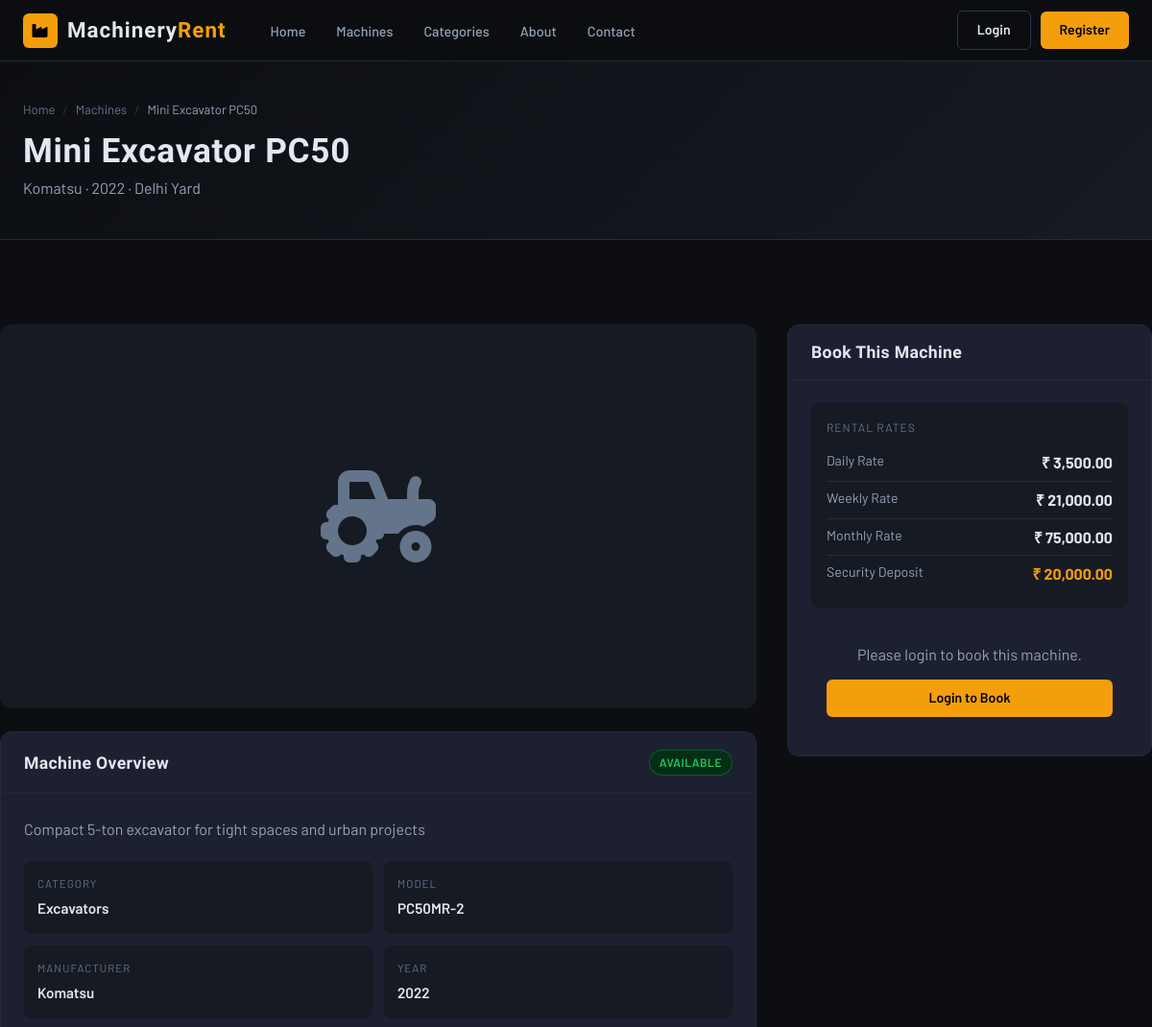
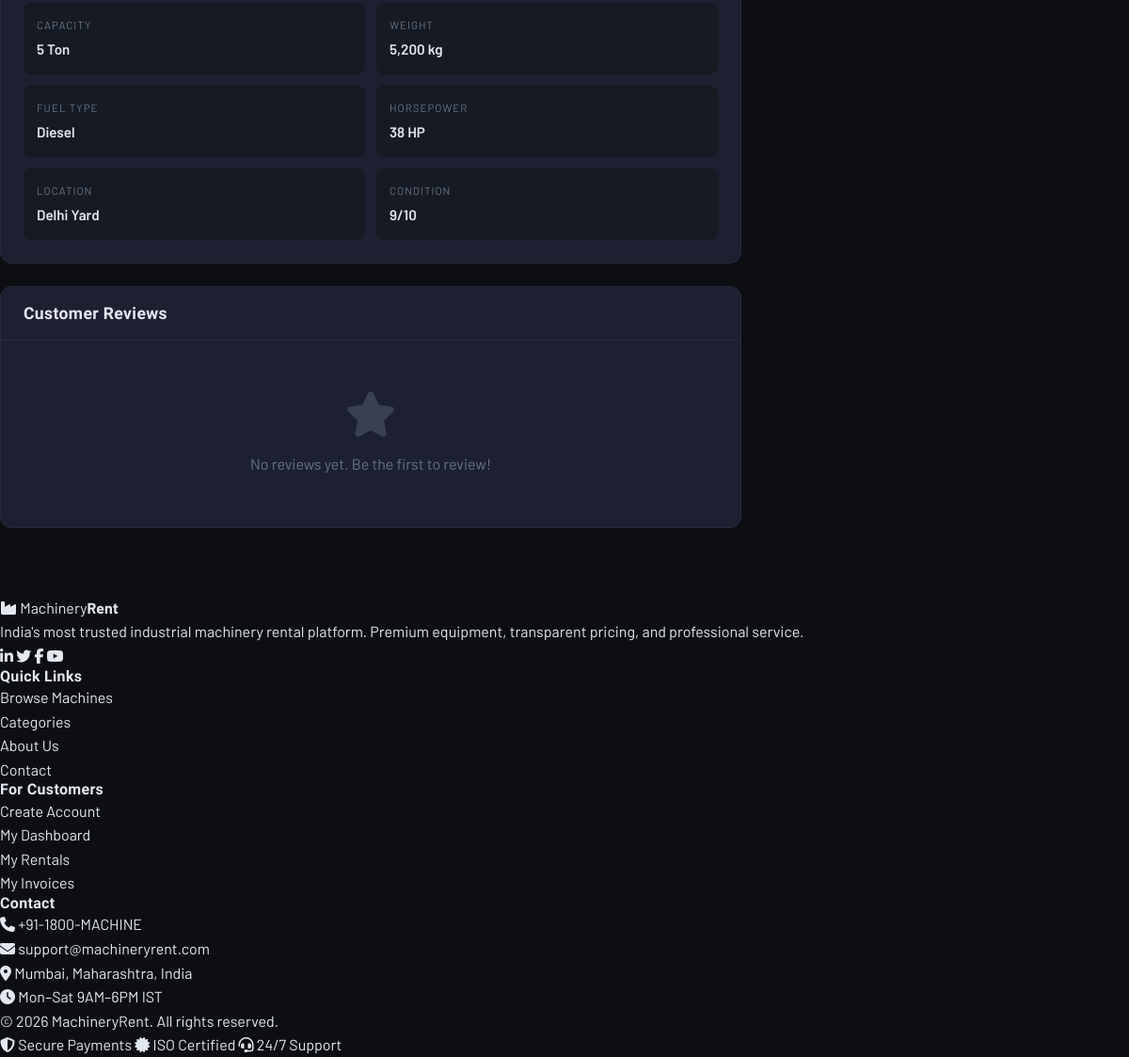
Screenshot of /machine-detail.php?id=2 with the database file from the repository (2 pictures, top to bottom).
### tables this page shows
CREATE TABLE machines (
    id INT AUTO_INCREMENT PRIMARY KEY,
    category_id INT NOT NULL,
    name VARCHAR(150) NOT NULL,
    model VARCHAR(100),
    manufacturer VARCHAR(100),
    year_of_manufacture YEAR,
    serial_number VARCHAR(100) UNIQUE,
    description TEXT,
    daily_rate DECIMAL(10,2) NOT NULL,
    weekly_rate DECIMAL(10,2),
    monthly_rate DECIMAL(10,2),
    deposit_amount DECIMAL(10,2) DEFAULT 0,
    capacity VARCHAR(100),
    weight VARCHAR(50),
    dimensions VARCHAR(100),
    fuel_type VARCHAR(50),
    horsepower VARCHAR(50),
    location VARCHAR(200),
    status ENUM('available','rented','maintenance','retired') DEFAULT 'available',
    condition_rating TINYINT DEFAULT 5 COMMENT '1-10 scale',
    total_rentals INT DEFAULT 0,
    images JSON,
    specifications JSON,
    created_at TIMESTAMP DEFAULT CURRENT_TIMESTAMP,
    FOREIGN KEY (category_id) REFERENCES categories(id)
);

CREATE TABLE categories (
    id INT AUTO_INCREMENT PRIMARY KEY,
    name VARCHAR(100) NOT NULL,
    slug VARCHAR(100) UNIQUE NOT NULL,
    description TEXT,
    icon VARCHAR(50),
    image VARCHAR(255),
    status ENUM('active', 'inactive') DEFAULT 'active',
    created_at TIMESTAMP DEFAULT CURRENT_TIMESTAMP
);

### config.php (called while the page is built, shortened)
<?php
function isLoggedIn() {
    return isset($_SESSION['user_id']);
}
function formatCurrency($amount) {
    return CURRENCY . ' ' . number_format($amount, 2);
}

### machine-detail.php (the view, shortened to what this page needs)
<?php
require_once '../includes/config.php';
$db = getDB();
$id = (int)($_GET['id'] ?? 0);
$machine = $db->prepare("SELECT m.*, c.name as cat_name FROM machines m JOIN categories c ON m.category_id=c.id WHERE m.id=?");
$machine->execute([$id]);
$m = $machine->fetch();
$reviews = $db->prepare("SELECT r.*, u.name as user_name FROM reviews r JOIN users u ON r.user_id=u.id WHERE r.machine_id=? ORDER BY r.created_at DESC LIMIT 5");
$reviews->execute([$id]);
$reviews = $reviews->fetchAll();
?>
<?php include '../includes/header.php'; ?>
<main class="main-content">
<div class="page-header">
  <div class="container">
    <div class="breadcrumb">
      <a href="<?= SITE_URL ?>">Home</a><span class="sep">/</span>
      <a href="machines.php">Machines</a><span class="sep">/</span>
      <span class="current"><?= htmlspecialchars($m['name']) ?></span>
    </div>
    <h1><?= htmlspecialchars($m['name']) ?></h1>
    <p><?= htmlspecialchars($m['manufacturer']) ?> · <?= $m['year_of_manufacture'] ?> · <?= htmlspecialchars($m['location']) ?></p>
  </div>
</div>
<div class="container section-sm">
  <div style="display:grid;grid-template-columns:1fr 380px;gap:32px;align-items:start;">
    <div>
      <div class="machine-gallery" style="margin-bottom:24px;">
        <i class="fas fa-tractor"></i>
      </div>
      <div class="panel">
        <div class="panel-header">
          <h3>Machine Overview</h3>
          <span class="status-badge status-<?= $m['status'] ?>"><?= ucfirst($m['status']) ?></span>
        </div>
        <div class="panel-body">
          <p style="color:var(--text2);margin-bottom:20px;"><?= htmlspecialchars($m['description'] ?? 'No description available.') ?></p>
          <div class="spec-grid">
            <?php
            $specs = [
              'Category'    => $m['cat_name'],
              'Model'       => $m['model'] ?? 'N/A',
              'Manufacturer'=> $m['manufacturer'] ?? 'N/A',
              'Year'        => $m['year_of_manufacture'] ?? 'N/A',
              'Capacity'    => $m['capacity'] ?? 'N/A',
              'Weight'      => $m['weight'] ?? 'N/A',
              'Fuel Type'   => $m['fuel_type'] ?? 'N/A',
              'Horsepower'  => $m['horsepower'] ?? 'N/A',
              'Location'    => $m['location'],
              'Condition'   => $m['condition_rating'].'/10',
            ];
            foreach ($specs as $label => $val): ?>
            <div class="spec-item">
              <label><?= $label ?></label>
              <span><?= htmlspecialchars($val) ?></span>
            </div>
            <?php endforeach; ?>
          </div>
        </div>
      </div>
      <div class="panel mt-3">
        <div class="panel-header">
          <h3>Customer Reviews</h3>
        </div>
        <div class="panel-body">
          <?php if (empty($reviews)): ?>
          <div class="empty-state" style="padding:30px 0;">
            <i class="fas fa-star"></i>
            <p>No reviews yet. Be the first to review!</p>
          </div>
          <?php endif; ?>
        </div>
      </div>
    </div>
    <div style="position:sticky;top:80px;">
      <div class="panel">
        <div class="panel-header">
          <h3>Book This Machine</h3>
        </div>
        <div class="panel-body">
          <div style="background:var(--surface);border-radius:8px;padding:16px;margin-bottom:20px;">
            <div style="font-size:0.75rem;color:var(--text3);text-transform:uppercase;letter-spacing:1px;margin-bottom:8px;">Rental Rates</div>
            <div style="display:flex;justify-content:space-between;padding:6px 0;border-bottom:1px solid var(--border);">
              <span style="color:var(--text2);font-size:0.88rem;">Daily Rate</span>
              <strong><?= formatCurrency($m['daily_rate']) ?></strong>
            </div>
            <?php if ($m['weekly_rate']): ?>
            <div style="display:flex;justify-content:space-between;padding:6px 0;border-bottom:1px solid var(--border);">
              <span style="color:var(--text2);font-size:0.88rem;">Weekly Rate</span>
              <strong><?= formatCurrency($m['weekly_rate']) ?></strong>
            </div>
            <?php endif; ?>
            <?php if ($m['monthly_rate']): ?>
            <div style="display:flex;justify-content:space-between;padding:6px 0;border-bottom:1px solid var(--border);">
              <span style="color:var(--text2);font-size:0.88rem;">Monthly Rate</span>
              <strong><?= formatCurrency($m['monthly_rate']) ?></strong>
            </div>
            <?php endif; ?>
            <div style="display:flex;justify-content:space-between;padding:6px 0;">
              <span style="color:var(--text2);font-size:0.88rem;">Security Deposit</span>
              <strong class="text-accent"><?= formatCurrency($m['deposit_amount']) ?></strong>
            </div>
          </div>
          <?php if ($m['status'] !== 'available'): ?>
          <div style="background:#291200;border:1px solid rgba(245,158,11,0.3);border-radius:8px;padding:14px;text-align:center;color:var(--accent);">
            <i class="fas fa-clock"></i> This machine is currently <?= $m['status'] ?> and not available for booking.
          </div>
          <?php elseif (!isLoggedIn()): ?>
          <div style="text-align:center;padding:16px;">
            <p style="color:var(--text2);margin-bottom:14px;">Please login to book this machine.</p>
            <a href="<?= SITE_URL ?>/login.php" class="btn btn-primary btn-full">Login to Book</a>
          </div>
          <?php endif; ?>
        </div>
      </div>
    </div>
  </div>
</div>
</main>
<?php include '../includes/footer.php'; ?>

### main.css (style rules this page uses)
:root { --bg: #0c0e12; --bg2: #111318; --surface: #161a22; --card: #1c2030; --border: #252b3b; --border2: #2e3650; --accent: #f59e0b; --accent-dark: #d97706; --accent-glow: rgba(245,158,11,0.15); --blue: #3b82f6; --green: #22c55e; --red: #ef4444; --orange: #f97316; --text: #e2e8f0; --text2: #94a3b8; --text3: #64748b; --radius: 8px; --shadow: 0 4px 24px rgba(0,0,0,0.4); --shadow-lg: 0 12px 48px rgba(0,0,0,0.6); }
* { margin:0; padding:0; box-sizing:border-box; }
html { scroll-behavior:smooth; }
body { background: var(--bg); color: var(--text); font-family: 'Barlow', sans-serif; font-weight: 400; line-height: 1.6; }
a { color: inherit; text-decoration: none; }
h1,h2,h3,h4,h5 { font-family: 'Barlow Condensed', sans-serif; font-weight: 700; letter-spacing: 0.02em; line-height: 1.15; }
.btn { display: inline-flex; align-items: center; gap: 8px; padding: 8px 20px; border-radius: 6px; font-family: 'Barlow', sans-serif; font-weight: 600; font-size: 0.88rem; cursor: pointer; border: none; transition: all 0.2s; white-space: nowrap; }
.btn-primary { background: var(--accent); color: #000; }
.btn-full { width:100%; justify-content:center; }
.main-content { min-height: 100vh; padding-top: 64px; }
.container { max-width: 1280px; margin: 0 auto; padding: 0 24px; }
.section-sm { padding: 48px 0; }
.status-badge { display: inline-flex; align-items: center; gap: 5px; padding: 3px 10px; border-radius: 20px; font-size: 0.75rem; font-weight: 600; text-transform: uppercase; letter-spacing: 0.5px; }
.status-available { background:#052e16; color:var(--green); border:1px solid rgba(34,197,94,0.3); }
.page-header { background: linear-gradient(135deg, var(--bg) 0%, var(--surface) 100%); border-bottom: 1px solid var(--border); padding: 40px 0; margin-bottom: 40px; }
.page-header h1 { font-size: 2.2rem; font-weight: 900; }
.page-header p { color: var(--text2); margin-top: 6px; }
.breadcrumb { display: flex; align-items: center; gap: 8px; font-size: 0.82rem; color: var(--text3); margin-bottom: 12px; }
.breadcrumb a { color: var(--text3); }
.breadcrumb .sep { color: var(--border2); }
.breadcrumb .current { color: var(--text2); }
.machine-gallery { background: var(--surface); border-radius: 12px; overflow: hidden; height: 400px; display: flex; align-items: center; justify-content: center; font-size: 6rem; color: var(--text3); }
.spec-grid { display: grid; grid-template-columns: repeat(2, 1fr); gap: 12px; }
.spec-item { background: var(--surface); border-radius: 8px; padding: 14px; }
.spec-item label { font-size:0.72rem; color:var(--text3); text-transform:uppercase; letter-spacing:1px; display:block; margin-bottom:4px; }
.spec-item span { font-weight:600; font-size:0.95rem; }
.panel { background: var(--card); border: 1px solid var(--border); border-radius: 12px; margin-bottom: 24px; }
.panel-header { padding: 18px 24px; border-bottom: 1px solid var(--border); display: flex; align-items: center; justify-content: space-between; }
.panel-header h3 { font-size: 1.1rem; font-weight: 700; }
.panel-body { padding: 24px; }
.empty-state { text-align: center; padding: 60px 20px; color: var(--text3); }
.empty-state i { font-size: 3rem; margin-bottom: 16px; opacity:0.4; }
.text-accent { color: var(--accent); }
.mt-3 { margin-top:24px; }

### rows the page displays
machines: name "Mini Excavator PC50", manufacturer "Komatsu", year_of_manufacture "2022", location "Delhi Yard", status "AVAILABLE", description "Compact 5-ton excavator for tight spaces and urban projects", category.name "Excavators", model "PC50MR-2", capacity "5 Ton", weight "5,200 kg", fuel_type "Diesel", horsepower "38 HP", daily_rate "₹ 3,500.00", weekly_rate "₹ 21,000.00", monthly_rate "₹ 75,000.00", deposit_amount "₹ 20,000.00"

### other values shown
$label "CATEGORY"
$label "MODEL"
$label "MANUFACTURER"
$label "YEAR"
$label "CAPACITY"
$label "WEIGHT"
$label "FUEL TYPE"
$label "HORSEPOWER"
$label "LOCATION"
$label "CONDITION"
$val "9/10"
